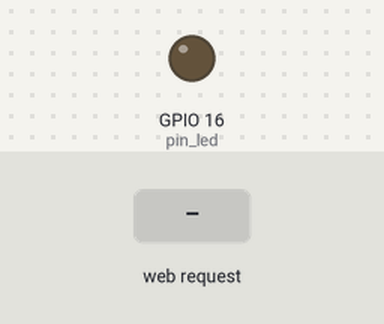
Simulated run of this sketch. Board: ESP8266 (NodeMCU). Shown: output pins drawn as LEDs (lit = HIGH). The test bench sets the inputs (shaded band). WiFi joins after 1.5 s; servers stay silent unless stated; what the sketch prints to the serial monitor is not drawn.

Above: at 2.7 s.
2.8 s: HTTP request GET /toggle received
At 3.2 s:
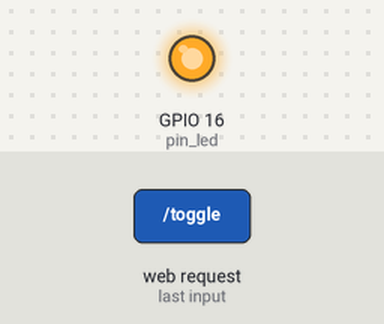
Timing chart, 0 to 5.8 s (numbered marks = the images above; inputs shaded):
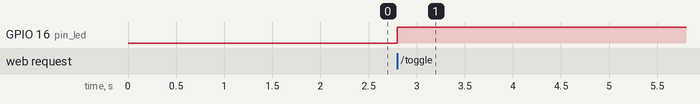

The sketch:

webServer.ino.ino
```cpp
#include <ESP8266WiFi.h>
#include <ESP8266WebServer.h>

ESP8266WebServer server;

uint8_t pin_led = 16;
char* ssid ="vodafone790E";
char* password="BXVISBZUNLQNP4";


void setup() {
  // put your setup code here, to run once:
  pinMode(pin_led, OUTPUT);
  WiFi.begin(ssid,password);
  Serial.begin(115200);


  while(WiFi.status()!=WL_CONNECTED)
  {
    Serial.print(".");
    delay(500);
  }
  Serial.println("");
  Serial.print("IP Address: ");
  Serial.print(WiFi.localIP());

  server.on("/",[](){server.send(200,"text/plain","Hello World! Este es el modo solo STATION");});
  server.on("/toggle",toggleLED);
  server.begin();
  WiFi.mode(WIFI_STA);
}

void loop() {
  // put your main code here, to run repeatedly:
  server.handleClient();
}

void toggleLED()
{
  digitalWrite(pin_led,!digitalRead(pin_led));
  server.send(204,"");
}
```

Measured:
- after the input at 2.8 s, GPIO 16 (pin_led): LOW → HIGH at once
